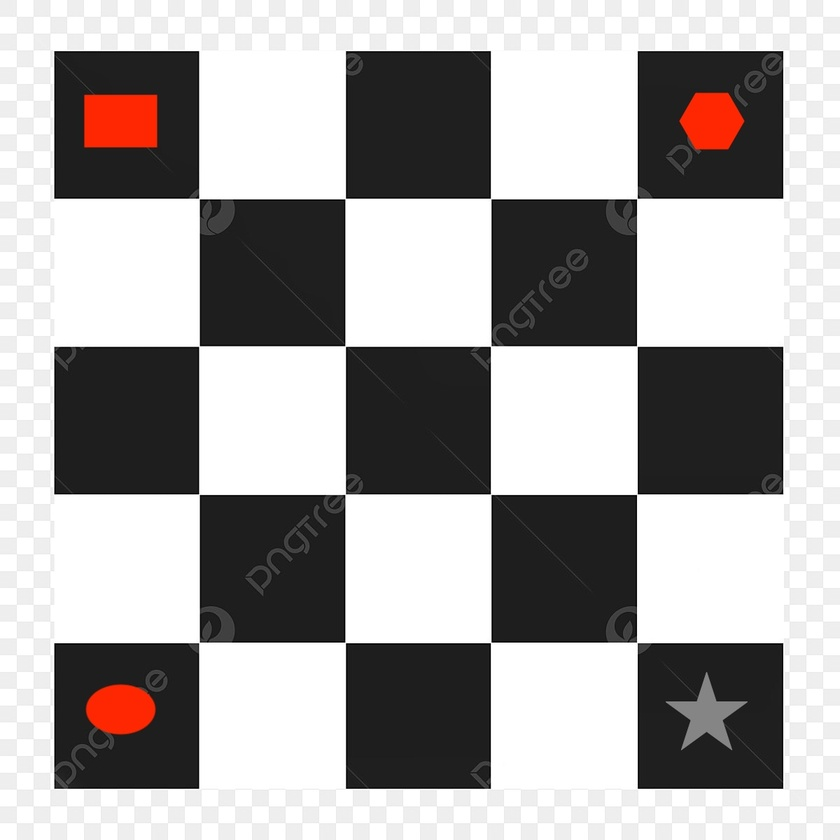
#> input picture image_formation/images/original_image.jpg, 840 x 840 px, shrunk from 1200 x 1200 before the run
$ python geometric_transforms.py
#> lines starting #> are read from the running program, lines starting #| are printed output that depends on the picture
import cv2
import numpy as np
import matplotlib.pyplot as plt

image_path = "images/original_image.jpg"
original_image = cv2.imread(image_path)
#> original_image is the input picture: shape (840, 840, 3); mean B, G, R 164.6, 165.1, 168
if original_image is None:
    raise FileNotFoundError("Image not found. Check path!")

original_rgb = cv2.cvtColor(original_image, cv2.COLOR_BGR2RGB)
rows, cols = original_image.shape[:2]
#> rows = 840; cols = 840

src_points = np.float32([
    [0, 0],
    [cols - 1, 0],
    [cols - 1, rows - 1],
    [0, rows - 1]
])
#> src_points = [[0, 0], [839, 0], [839, 839], [0, 839]]

dst_points = np.float32([
    [cols * 0.2, 0],
    [cols * 0.9, rows * 0.1],
    [cols * 0.8, rows * 1.2],
    [cols * 0.5, rows * 1.2]
])

M = cv2.getPerspectiveTransform(src_points, dst_points)
warped = cv2.warpPerspective(original_image, M, (cols*2, rows*2))
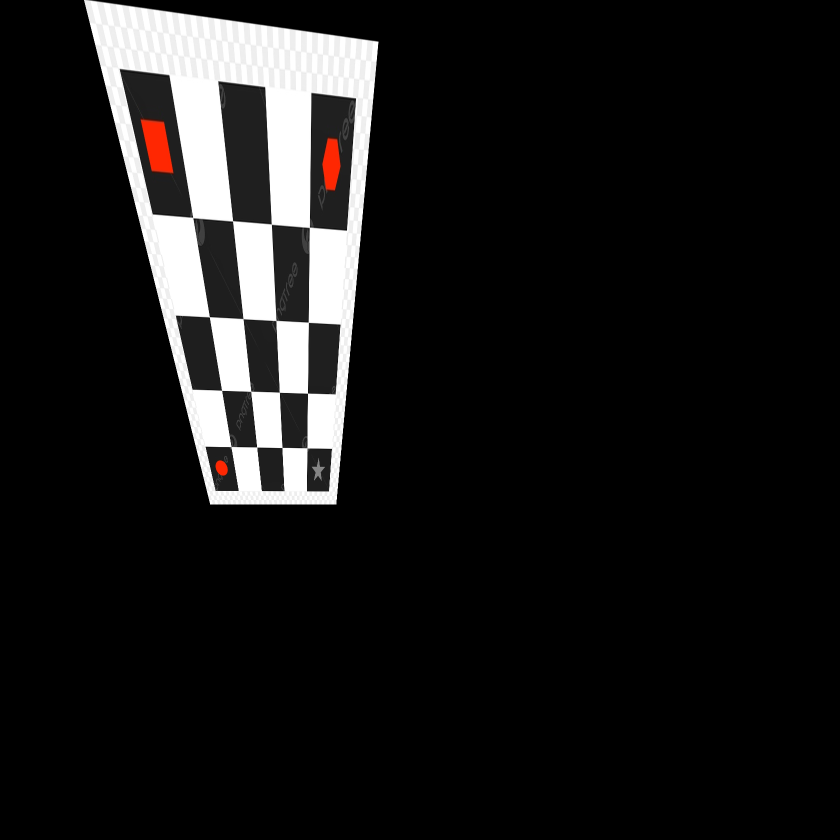
#> warped: shape (1680, 1680, 3) (shown at 1/2 size); mean B, G, R 24.2, 24.3, 24.9
warped_rgb = cv2.cvtColor(warped, cv2.COLOR_BGR2RGB)

plt.figure(figsize=(10,5))
plt.subplot(1,2,1)
plt.imshow(original_rgb)
plt.title("Original Image")
plt.axis("off")

plt.subplot(1,2,2)
plt.imshow(warped_rgb)
plt.title("Transformed Image")
plt.axis("off")

plt.tight_layout()
plt.show()
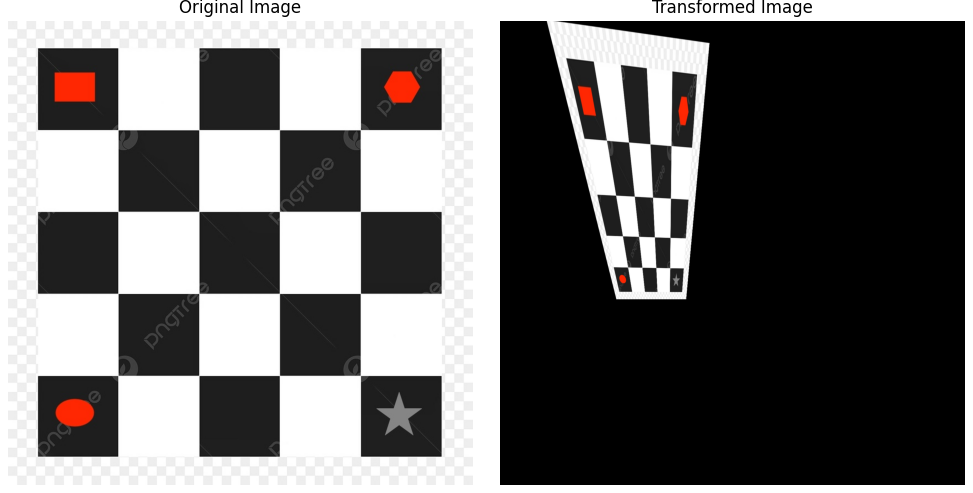
#> figure drawn by matplotlib, 2 panels
